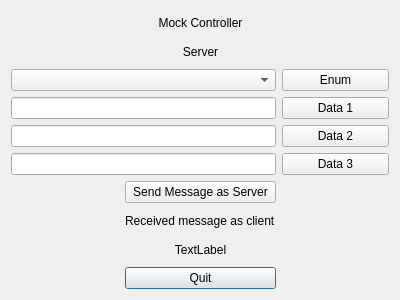
<?xml version="1.0" encoding="UTF-8"?>
<ui version="4.0">
 <class>Dialog</class>
 <widget class="QDialog" name="Dialog">
  <property name="geometry">
   <rect>
    <x>0</x>
    <y>0</y>
    <width>400</width>
    <height>300</height>
   </rect>
  </property>
  <property name="windowTitle">
   <string>Dialog</string>
  </property>
  <layout class="QGridLayout" name="gridLayout">
   <item row="6" column="0" colspan="2">
    <widget class="QLineEdit" name="DataThreeEdit"/>
   </item>
   <item row="1" column="1">
    <widget class="QLabel" name="label_3">
     <property name="text">
      <string>Server</string>
     </property>
     <property name="alignment">
      <set>Qt::AlignCenter</set>
     </property>
    </widget>
   </item>
   <item row="0" column="0">
    <spacer name="horizontalSpacer_2">
     <property name="orientation">
      <enum>Qt::Horizontal</enum>
     </property>
     <property name="sizeHint" stdset="0">
      <size>
       <width>40</width>
       <height>20</height>
      </size>
     </property>
    </spacer>
   </item>
   <item row="0" column="2">
    <spacer name="horizontalSpacer">
     <property name="orientation">
      <enum>Qt::Horizontal</enum>
     </property>
     <property name="sizeHint" stdset="0">
      <size>
       <width>40</width>
       <height>20</height>
      </size>
     </property>
    </spacer>
   </item>
   <item row="8" column="1">
    <widget class="QLabel" name="label_4">
     <property name="text">
      <string>Received message as client</string>
     </property>
    </widget>
   </item>
   <item row="0" column="1">
    <widget class="QLabel" name="label_2">
     <property name="text">
      <string>Mock Controller</string>
     </property>
     <property name="alignment">
      <set>Qt::AlignCenter</set>
     </property>
    </widget>
   </item>
   <item row="9" column="1">
    <widget class="QLabel" name="statusLabel">
     <property name="text">
      <string>TextLabel</string>
     </property>
     <property name="alignment">
      <set>Qt::AlignCenter</set>
     </property>
    </widget>
   </item>
   <item row="10" column="1">
    <widget class="QPushButton" name="quitButton">
     <property name="text">
      <string>Quit</string>
     </property>
    </widget>
   </item>
   <item row="6" column="2">
    <widget class="QPushButton" name="DataThreePB">
     <property name="text">
      <string>Data 3</string>
     </property>
    </widget>
   </item>
   <item row="3" column="2">
    <widget class="QPushButton" name="DataOnePB">
     <property name="text">
      <string>Data 1</string>
     </property>
    </widget>
   </item>
   <item row="4" column="2">
    <widget class="QPushButton" name="DataTwoPB">
     <property name="text">
      <string>Data 2</string>
     </property>
    </widget>
   </item>
   <item row="3" column="0" colspan="2">
    <widget class="QLineEdit" name="DataOneEdit"/>
   </item>
   <item row="4" column="0" colspan="2">
    <widget class="QLineEdit" name="DataTwoEdit"/>
   </item>
   <item row="2" column="2">
    <widget class="QPushButton" name="pushButton_2">
     <property name="text">
      <string>Enum</string>
     </property>
    </widget>
   </item>
   <item row="2" column="0" colspan="2">
    <widget class="QComboBox" name="enumSelect"/>
   </item>
   <item row="7" column="1">
    <widget class="QPushButton" name="sendMessageButton">
     <property name="text">
      <string>Send Message as Server</string>
     </property>
    </widget>
   </item>
  </layout>
 </widget>
 <layoutdefault spacing="6" margin="11"/>
 <resources/>
 <connections/>
</ui>
